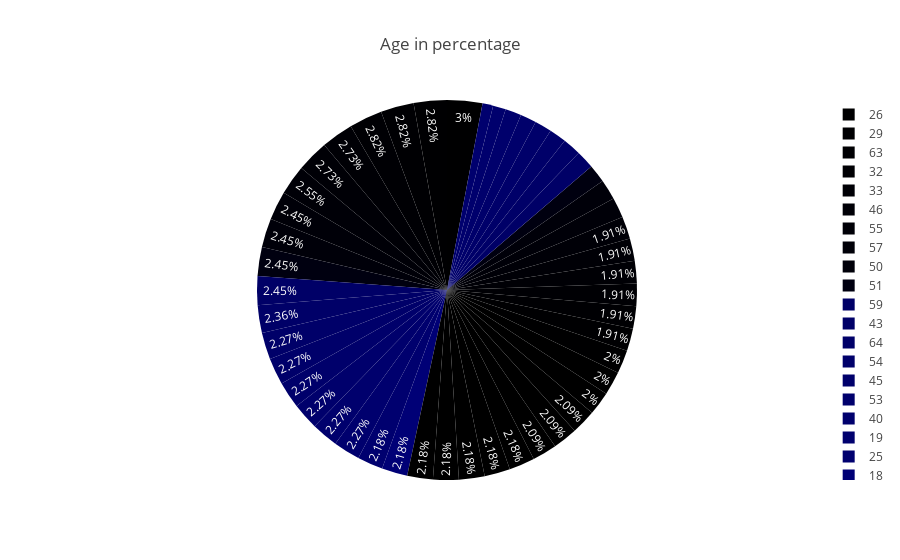

The cell this chart's notebook holds for it:
### Code cell
#data = pd.DataFrame(data.Age.unique(), data["Age"].unique().value_counts(normalize=True) * 100, columns = ['Unique Age', "Percentage"])
fig = px.pie(data, values = data["Age"].value_counts(), names = data["Age"].unique(), title = "Age in percentage")
fig.update_traces(textposition='inside')
fig.update_layout(uniformtext_minsize=12, uniformtext_mode='hide')
fig.show()

### Figure 1 — Plotly figure (JSON) as saved in the notebook; plotly's stock layout.template omitted (floating-point values rounded to 4 significant figures)
{"data": [{"domain": {"x": [0.0, 1.0], "y": [0.0, 1.0]}, "hovertemplate": "label=%{label}<br>value=%{value}<extra></extra>", "labels": [26, 29, 63, 32, 33, 46, 55, 57, 50, 51, 59, 43, 64, 54, 45, 53, 40, 19, 25, 18, 49, 34, 37, 30, 20, 41, 60, 42, 39, 52, 35, 61, 44, 31, 23, 58, 47, 56, 62, 65, 38, 28, 48, 27, 36, 22, 24, 21], "legendgroup": "", "name": "", "showlegend": true, "values": [33, 31, 31, 31, 30, 30, 28, 27, 27, 27, 27, 26, 25, 25, 25, 25, 25, 25, 24, 24, 24, 24, 24, 24, 24, 23, 23, 23, 22, 22, 22, 21, 21, 21, 21, 21, 21, 19, 19, 17, 17, 17, 16, 16, 15, 15, 12, 10], "type": "pie", "textposition": "inside"}], "layout": {"legend": {"tracegroupgap": 0}, "title": {"text": "Age in percentage"}, "uniformtext": {"minsize": 12, "mode": "hide"}}}
